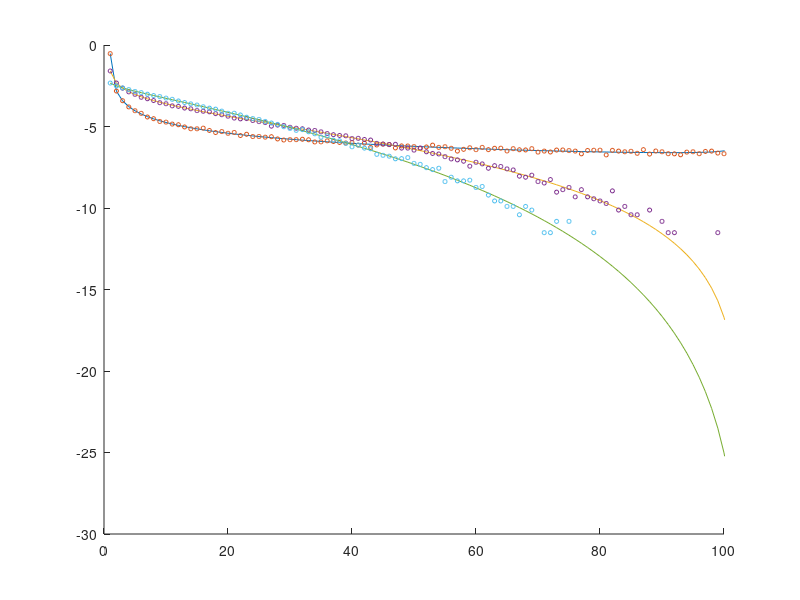
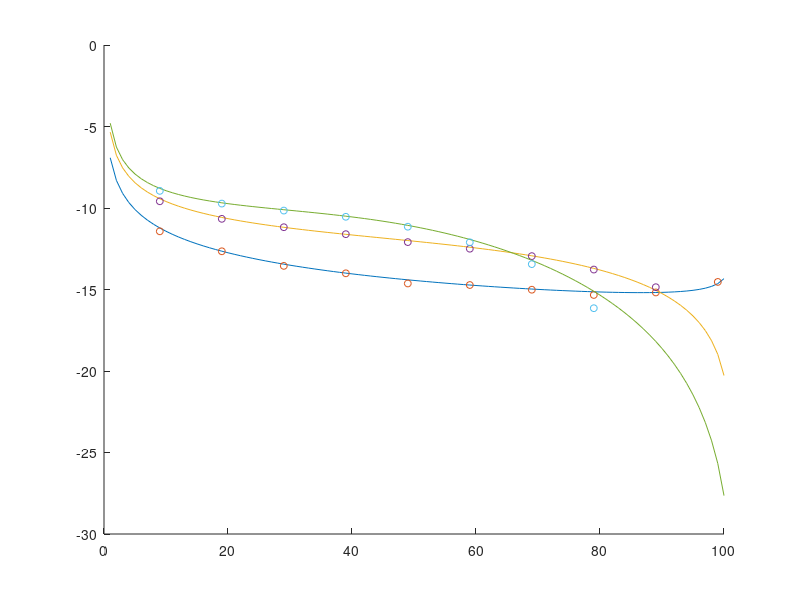
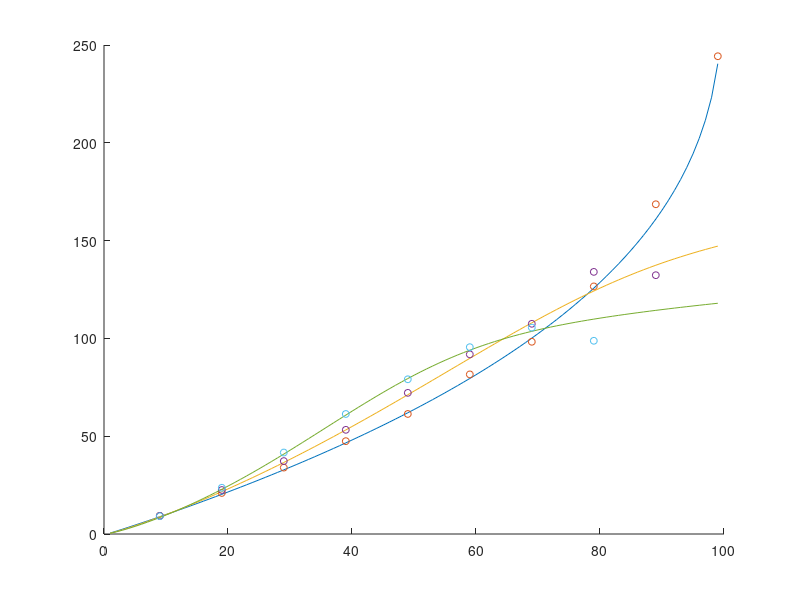

The MATLAB script that drew these images, in order:
%Fig3A

tic
clear variables
clc

simu_sizedist = importdata('simu_sizedist_K10_N100.mat');
simu_forward_burstprob = importdata('simu_forward_burstprob_K10_N100.mat');
simu_backward_burstprob = importdata('simu_backward_burstprob_K10_N100.mat');
simu_forward_duration = importdata('simu_forward_duration_K10_N100.mat');
simu_backward_duration = importdata('simu_backward_duration_K10_N100.mat');
ana_sizedist = importdata('ana_sizedist_K10_N100.mat');
ana_burstprob = importdata("ana_burstprob_K10_N100.mat");
ana_duration = importdata('ana_duration_K10_N100.mat');
load('variables.mat')
x_axis = [9 19 29 39 49 59 69 79 89 99];

figure
hold on
for i = 1:3
    plot(log(ana_sizedist(i,:)))
    plot(log(simu_sizedist(i,:)),'o','MarkerSize',3)
end
xlim([0,100])
ylim([-30,0])
hold off

figure
hold on
for i = 1:3
    plot(log(ana_burstprob(i,:)))
    plot(x_axis,log(simu_forward_burstprob(i,:).*simu_backward_burstprob(i,:)),'o','MarkerSize',5)
end
xlim([0,100])
ylim([-30,0])
hold off

figure
hold on
for i = 1:3
    plot(ana_duration(i,:)/(num_of_clones*(i*0.4-0.3) + n_openniche*lambda));
    plot(x_axis,(simu_forward_duration(i,:)+simu_backward_duration(i,:))/(num_of_clones*(i*0.4-0.3) + n_openniche*lambda),'o','MarkerSize',5)
end
xlim([0,100])
%ylim([0,250])
hold off